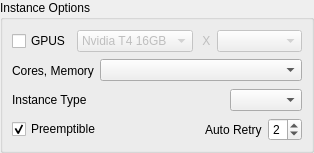
<?xml version="1.0" encoding="UTF-8"?>
<ui version="4.0">
 <class>ui_instance_wgt</class>
 <widget class="QWidget" name="ui_instance_wgt">
  <property name="geometry">
   <rect>
    <x>0</x>
    <y>0</y>
    <width>314</width>
    <height>153</height>
   </rect>
  </property>
  <property name="windowTitle">
   <string>Form</string>
  </property>
  <layout class="QVBoxLayout" name="verticalLayout">
   <property name="spacing">
    <number>0</number>
   </property>
   <property name="leftMargin">
    <number>0</number>
   </property>
   <property name="topMargin">
    <number>0</number>
   </property>
   <property name="rightMargin">
    <number>0</number>
   </property>
   <property name="bottomMargin">
    <number>0</number>
   </property>
   <item>
    <widget class="QGroupBox" name="ui_instance_options_grpbx">
     <property name="title">
      <string>Instance Options</string>
     </property>
     <layout class="QVBoxLayout" name="verticalLayout_16">
      <property name="topMargin">
       <number>9</number>
      </property>
      <item>
       <widget class="QWidget" name="ui_gpu_wgt" native="true">
        <layout class="QHBoxLayout" name="horizontalLayout_12">
         <property name="leftMargin">
          <number>0</number>
         </property>
         <property name="topMargin">
          <number>0</number>
         </property>
         <property name="rightMargin">
          <number>0</number>
         </property>
         <property name="bottomMargin">
          <number>0</number>
         </property>
         <item>
          <widget class="QWidget" name="widget_2" native="true">
           <property name="sizePolicy">
            <sizepolicy hsizetype="Maximum" vsizetype="Preferred">
             <horstretch>0</horstretch>
             <verstretch>0</verstretch>
            </sizepolicy>
           </property>
           <layout class="QHBoxLayout" name="horizontalLayout">
            <property name="spacing">
             <number>6</number>
            </property>
            <property name="leftMargin">
             <number>0</number>
            </property>
            <property name="topMargin">
             <number>0</number>
            </property>
            <property name="rightMargin">
             <number>0</number>
            </property>
            <property name="bottomMargin">
             <number>0</number>
            </property>
            <item>
             <widget class="QCheckBox" name="ui_gpu_chkbx">
              <property name="toolTip">
               <string>Choose to  add Graphics Processing Units to your instances.
If you're not sure whether your job will benefit from a GPU, you likely
should *not* enable them (as GPUs add significant expense).</string>
              </property>
              <property name="text">
               <string>GPUS</string>
              </property>
             </widget>
            </item>
           </layout>
          </widget>
         </item>
         <item>
          <widget class="QWidget" name="ui_gpu_type_wgt" native="true">
           <property name="enabled">
            <bool>false</bool>
           </property>
           <property name="sizePolicy">
            <sizepolicy hsizetype="Minimum" vsizetype="Preferred">
             <horstretch>0</horstretch>
             <verstretch>0</verstretch>
            </sizepolicy>
           </property>
           <layout class="QHBoxLayout" name="horizontalLayout_16">
            <property name="leftMargin">
             <number>0</number>
            </property>
            <property name="topMargin">
             <number>0</number>
            </property>
            <property name="rightMargin">
             <number>0</number>
            </property>
            <property name="bottomMargin">
             <number>0</number>
            </property>
            <item>
             <widget class="SparseComboBox" name="ui_gpu_model_cmbx">
              <property name="sizePolicy">
               <sizepolicy hsizetype="Minimum" vsizetype="Fixed">
                <horstretch>0</horstretch>
                <verstretch>0</verstretch>
               </sizepolicy>
              </property>
              <property name="toolTip">
               <string>The type of GPU to use.</string>
              </property>
              <property name="styleSheet">
               <string notr="true"/>
              </property>
              <item>
               <property name="text">
                <string>Nvidia T4 16GB</string>
               </property>
              </item>
             </widget>
            </item>
            <item>
             <widget class="QLabel" name="label_17">
              <property name="sizePolicy">
               <sizepolicy hsizetype="Maximum" vsizetype="Preferred">
                <horstretch>0</horstretch>
                <verstretch>0</verstretch>
               </sizepolicy>
              </property>
              <property name="text">
               <string> X</string>
              </property>
             </widget>
            </item>
            <item>
             <widget class="SparseComboBox" name="ui_gpu_count_cmbx">
              <property name="sizePolicy">
               <sizepolicy hsizetype="Minimum" vsizetype="Fixed">
                <horstretch>0</horstretch>
                <verstretch>0</verstretch>
               </sizepolicy>
              </property>
              <property name="toolTip">
               <string>The number of GPUs to use per instance</string>
              </property>
              <property name="styleSheet">
               <string notr="true"/>
              </property>
             </widget>
            </item>
           </layout>
          </widget>
         </item>
        </layout>
       </widget>
      </item>
      <item>
       <widget class="QWidget" name="ui_cores_memory_wgt" native="true">
        <layout class="QHBoxLayout" name="horizontalLayout_2">
         <property name="leftMargin">
          <number>0</number>
         </property>
         <property name="topMargin">
          <number>0</number>
         </property>
         <property name="rightMargin">
          <number>0</number>
         </property>
         <property name="bottomMargin">
          <number>0</number>
         </property>
         <item>
          <widget class="QWidget" name="widget_3" native="true">
           <property name="sizePolicy">
            <sizepolicy hsizetype="Maximum" vsizetype="Preferred">
             <horstretch>0</horstretch>
             <verstretch>0</verstretch>
            </sizepolicy>
           </property>
           <layout class="QHBoxLayout" name="horizontalLayout_5">
            <property name="leftMargin">
             <number>0</number>
            </property>
            <property name="topMargin">
             <number>0</number>
            </property>
            <property name="rightMargin">
             <number>0</number>
            </property>
            <property name="bottomMargin">
             <number>0</number>
            </property>
            <item>
             <widget class="QLabel" name="label">
              <property name="text">
               <string>Cores, Memory</string>
              </property>
             </widget>
            </item>
           </layout>
          </widget>
         </item>
         <item>
          <widget class="SparseComboBox" name="ui_cores_memory_cmbx"/>
         </item>
        </layout>
       </widget>
      </item>
      <item>
       <widget class="QWidget" name="ui_instance_type_wgt" native="true">
        <property name="toolTip">
         <string>Choose the type of machine to launch the job on</string>
        </property>
        <layout class="QHBoxLayout" name="horizontalLayout_11">
         <property name="leftMargin">
          <number>0</number>
         </property>
         <property name="topMargin">
          <number>0</number>
         </property>
         <property name="rightMargin">
          <number>0</number>
         </property>
         <property name="bottomMargin">
          <number>0</number>
         </property>
         <item>
          <widget class="QLabel" name="label_11">
           <property name="minimumSize">
            <size>
             <width>70</width>
             <height>0</height>
            </size>
           </property>
           <property name="text">
            <string>Instance Type</string>
           </property>
          </widget>
         </item>
         <item>
          <widget class="QComboBox" name="ui_instance_type_cmbx">
           <property name="sizePolicy">
            <sizepolicy hsizetype="Maximum" vsizetype="Fixed">
             <horstretch>0</horstretch>
             <verstretch>0</verstretch>
            </sizepolicy>
           </property>
           <property name="currentIndex">
            <number>-1</number>
           </property>
           <property name="isFileUserPref" stdset="0">
            <bool>true</bool>
           </property>
          </widget>
         </item>
        </layout>
       </widget>
      </item>
      <item>
       <widget class="QWidget" name="ui_preemptible_wgt" native="true">
        <property name="toolTip">
         <string>A preemptible instance can be up to 50% less expensive, but could be terminated before it completes a task.
Preemption rate ~10%.  Recommended best use when renders are short, or not against a mission critical deadline.</string>
        </property>
        <layout class="QHBoxLayout" name="horizontalLayout_4">
         <property name="leftMargin">
          <number>0</number>
         </property>
         <property name="topMargin">
          <number>0</number>
         </property>
         <property name="rightMargin">
          <number>0</number>
         </property>
         <property name="bottomMargin">
          <number>0</number>
         </property>
         <item>
          <widget class="QCheckBox" name="ui_preemptible_chkbx">
           <property name="text">
            <string>Preemptible</string>
           </property>
           <property name="checked">
            <bool>true</bool>
           </property>
           <property name="isFileUserPref" stdset="0">
            <bool>true</bool>
           </property>
          </widget>
         </item>
         <item>
          <spacer name="horizontalSpacer_3">
           <property name="orientation">
            <enum>Qt::Horizontal</enum>
           </property>
           <property name="sizeHint" stdset="0">
            <size>
             <width>40</width>
             <height>20</height>
            </size>
           </property>
          </spacer>
         </item>
         <item>
          <widget class="QWidget" name="ui_autoretry_wgt" native="true">
           <property name="enabled">
            <bool>true</bool>
           </property>
           <property name="toolTip">
            <string>The maximum amount of times to automatically retry preempted tasks</string>
           </property>
           <layout class="QHBoxLayout" name="horizontalLayout_7">
            <property name="leftMargin">
             <number>0</number>
            </property>
            <property name="topMargin">
             <number>0</number>
            </property>
            <property name="rightMargin">
             <number>0</number>
            </property>
            <property name="bottomMargin">
             <number>0</number>
            </property>
            <item>
             <widget class="QLabel" name="label_2">
              <property name="text">
               <string>Auto Retry</string>
              </property>
             </widget>
            </item>
            <item>
             <widget class="QSpinBox" name="ui_autoretry_spnbx">
              <property name="maximum">
               <number>5</number>
              </property>
              <property name="value">
               <number>2</number>
              </property>
              <property name="isFileUserPref" stdset="0">
               <bool>true</bool>
              </property>
             </widget>
            </item>
           </layout>
          </widget>
         </item>
        </layout>
       </widget>
      </item>
     </layout>
    </widget>
   </item>
  </layout>
 </widget>
 <customwidgets>
  <customwidget>
   <class>SparseComboBox</class>
   <extends>QComboBox</extends>
   <header>conductor.lib.pyside_utils.SparseComboBox</header>
  </customwidget>
 </customwidgets>
 <resources/>
 <connections/>
</ui>
